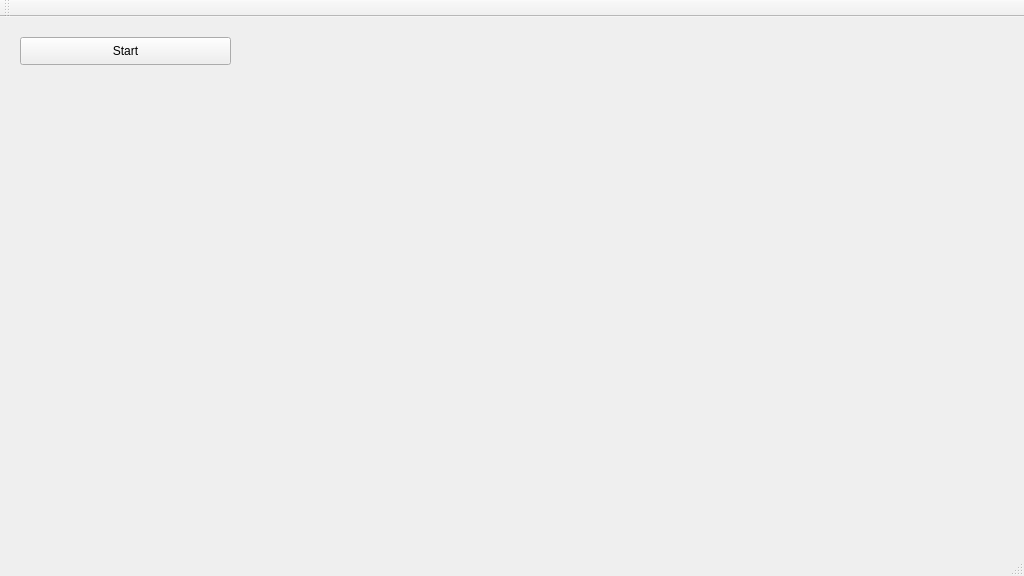
<?xml version="1.0" encoding="UTF-8"?>
<ui version="4.0">
 <class>LgcaView</class>
 <widget class="QMainWindow" name="LgcaView">
  <property name="geometry">
   <rect>
    <x>0</x>
    <y>0</y>
    <width>1024</width>
    <height>576</height>
   </rect>
  </property>
  <property name="windowTitle">
   <string>LgcaView</string>
  </property>
  <widget class="QWidget" name="centralWidget">
   <widget class="QVTKWidget" name="qvtkWidget">
    <property name="geometry">
     <rect>
      <x>249</x>
      <y>19</y>
      <width>761</width>
      <height>411</height>
     </rect>
    </property>
   </widget>
   <widget class="QPushButton" name="startButton">
    <property name="geometry">
     <rect>
      <x>20</x>
      <y>20</y>
      <width>211</width>
      <height>28</height>
     </rect>
    </property>
    <property name="text">
     <string>Start</string>
    </property>
   </widget>
  </widget>
  <widget class="QMenuBar" name="menuBar">
   <property name="geometry">
    <rect>
     <x>0</x>
     <y>0</y>
     <width>1024</width>
     <height>25</height>
    </rect>
   </property>
  </widget>
  <widget class="QToolBar" name="mainToolBar">
   <attribute name="toolBarArea">
    <enum>TopToolBarArea</enum>
   </attribute>
   <attribute name="toolBarBreak">
    <bool>false</bool>
   </attribute>
  </widget>
  <widget class="QStatusBar" name="statusBar"/>
 </widget>
 <layoutdefault spacing="6" margin="11"/>
 <customwidgets>
  <customwidget>
   <class>QVTKWidget</class>
   <extends>QWidget</extends>
   <header>QVTKWidget.h</header>
  </customwidget>
 </customwidgets>
 <resources/>
 <connections/>
</ui>
